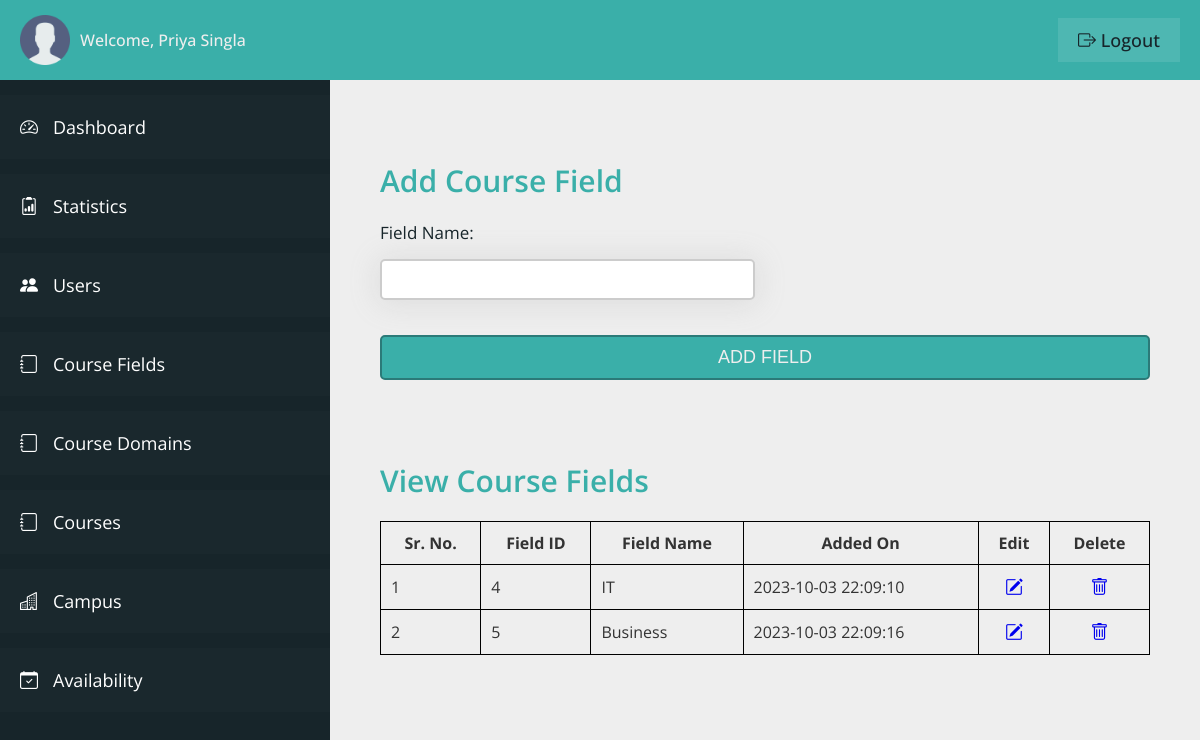
The app's page /admin/course-fields.php (signed in) with its own data.
### tables this page shows
CREATE TABLE `admin_table` (
  `admin_id` int(11) NOT NULL,
  `admin_first_name` varchar(100) NOT NULL,
  `admin_last_name` varchar(100) NOT NULL,
  `admin_email` varchar(100) NOT NULL,
  `admin_password` varchar(100) NOT NULL
);

CREATE TABLE `course_field` (
  `field_id` int(11) NOT NULL,
  `field_name` varchar(100) NOT NULL,
  `added_on` datetime NOT NULL DEFAULT current_timestamp()
);

### admin/course-fields.php (the view, shortened to what this page needs)
<?php
include "../connection.php";
?>
<!DOCTYPE html>
<html lang="en">
<head>
    <link rel="stylesheet" href="css/style.css">
    <link rel="stylesheet" href="https://cdn.jsdelivr.net/npm/bootstrap-icons@1.11.0/font/bootstrap-icons.css">
</head>
<body>
    <div class="container">
        <header class="header">
            <div class="header__left">
                <img src="../img/user.png" class="admin__header-user" alt="Admin">
                <span class="header__admin-name">Welcome,
                    <?php
                    $q = "SELECT * FROM admin_table WHERE admin_id = '" . $_SESSION['adminIdVce'] . "'";
                    $r = mysqli_query($con, $q);
                    if (mysqli_num_rows($r) > 0) {
                        $row = mysqli_fetch_array($r);
                        echo $row['admin_first_name'] . ' ' . $row['admin_last_name'];
                    }
                    ?>
                </span>
            </div>
            <div class="header__right">
                <a href="logout.php" class="header__admin-logout"><i class="bi bi-box-arrow-right"></i> logout</a>
            </div>
        </header>
        <section class="sidebar">
            <ul class="sidebar__items">
                <a href="dashboard.php" class="sidebar__item-link">
                    <li class="sidebar__item">
                        <i class="bi bi-speedometer2"></i>
                        <span>Dashboard</span>
                    </li>
                </a>
                <a href="stats.php" class="sidebar__item-link">
                    <li class="sidebar__item">
                        <i class="bi bi-clipboard2-data"></i>
                        <span>Statistics</span>
                    </li>
                </a>
                <a href="users.php" class="sidebar__item-link">
                    <li class="sidebar__item">
                        <i class="bi bi-people-fill"></i>
                        <span>Users</span>
                    </li>
                </a>
                <a href="course-fields.php" class="sidebar__item-link">
                    <li class="sidebar__item">
                        <i class="bi bi-journal"></i>
                        <span>Course Fields</span>
                    </li>
                </a>
                <a href="course-domains.php" class="sidebar__item-link">
                    <li class="sidebar__item">
                        <i class="bi bi-journal"></i>
                        <span>Course Domains</span>
                    </li>
                </a>
                <a href="courses.php" class="sidebar__item-link">
                    <li class="sidebar__item">
                        <i class="bi bi-journal"></i>
                        <span>Courses</span>
                    </li>
                </a>
                <a href="campus.php" class="sidebar__item-link">
                    <li class="sidebar__item">
                        <i class="bi bi-buildings"></i>
                        <span>Campus</span>
                    </li>
                </a>
                <a href="user-availability.php" class="sidebar__item-link">
                    <li class="sidebar__item">
                        <i class="bi bi-calendar-check"></i>
                        <span>Availability</span>
                    </li>
                </a>
            </ul>
        </section>
        <main class="main__content">
            <div class="login-container-2">
                <form action="<?php echo htmlspecialchars($_SERVER['PHP_SELF']) ?>" method="post" class="login__form">
                    <h3 class="heading-3">Add Course Field</h3>
                    <div class="input">
                        <label class="label__text">Field Name:</label>
                        <input type="text" class="input__box" name="f_name" required>
                    </div>
                    <div class="input input__btn">
                        <input type="submit" value="Add Field" class="btn" name="add_field">
                    </div>
                </form>
            </div>
            <div class="view__container">
                <h3 class="heading-3">View Course Fields</h3>
                <div class="table__container">
                    <table class="table">
                        <thead>
                            <th>Sr. No.</th>
                            <th>Field ID</th>
                            <th>Field Name</th>
                            <th>Added On</th>
                            <th>Edit</th>
                            <th>Delete</th>
                        </thead>
                        <tbody>
                            <?php
                            $q1 = "Select * from course_field";
                            $r1 = mysqli_query($con, $q1);
                            $count = 1;
                            while ($row1 = mysqli_fetch_array($r1)) { ?>
                            <tr>
                                <td><?php echo $count; ?></td>
                                <td><?php echo $row1['field_id']; ?></td>
                                <td><?php echo $row1['field_name']; ?></td>
                                <td><?php echo $row1['added_on']; ?></td>
                                <td style="text-align: center;font-size:1.8rem;">
                                    <a href="course-fields-edit.php?fid=<?php echo $row1['field_id']; ?>">
                                        <i class="bi bi-pencil-square"></i>
                                    </a>
                                </td>
                                <td style="text-align: center;font-size:1.8rem;">
                                    <a onclick="return confirm('Are you sure you want to delete this item?');"
                                        href="course-fields-delete.php?fid=<?php echo $row1['field_id']; ?>">
                                        <i class="bi bi-trash"></i>
                                    </a>
                                </td>
                            </tr>
                            <?php
                                $count++;
                            }
                            ?>
                        </tbody>
                    </table>
                </div>
            </div>
        </main>
    </div>
</body>
</html>

### admin/css/style.css (style rules this page uses)
:root { --color-primary: #3aafa9; --color-primary-dark: #2b7a78; --color-primary-light: #def2f1; --color-secondary: #17252a; --color-secondary-dark: #101a1d; --color-secondary-light: #377084; --color-grey-light-1: #999; --color-grey-light-2: #ccc; --color-grey-light-3: #eee; --color-grey-dark-1: #242424; --color-grey-dark-2: #333; --color-grey-dark-3: #474747; --color-white: #fff; --font-default: "Open Sans", sans-serif; }
*, *::before, *::after { margin: 0; padding: 0; box-sizing: inherit; }
html { font-size: 62.5%; box-sizing: border-box; }
body { color: var(--color-grey-dark-2); font-family: var(--font-default); }
.container { height: 100vh; display: grid; grid-template-columns: 33rem 1fr; grid-template-rows: 8rem calc(100vh - 8rem); }
.header { grid-column: 1 / -1; background-color: var(--color-primary); display: flex; align-items: center; justify-content: space-between; padding: 0 2rem; }
.header__left { display: flex; align-items: center; gap: 1rem; }
.admin__header-user { width: 5rem; }
.header__admin-name { font-size: 1.6rem; color: var(--color-grey-light-3); font-weight: 500; }
.header__admin-logout:link, .header__admin-logout:visited { font-size: 1.8rem; color: var(--color-secondary); background-color: rgba(255, 255, 255, 0.1); text-decoration: none; text-transform: capitalize; font-weight: 500; padding: 1rem 2rem; transition: all 0.2s; }
.sidebar { background-color: var(--color-secondary); overflow-y: scroll; padding-top: 1.5rem; scroll-behavior: smooth; }
.sidebar__item { padding: 2rem; background-color: rgba(255, 255, 255, 0.01); margin-bottom: 1.5rem; display: flex; gap: 1.5rem; transition: all 0.2s; }
.sidebar__item-link:link, .sidebar__item-link:visited { color: var(--color-white); text-decoration: none; font-size: 1.8rem; }
.main__content { background-color: var(--color-grey-light-3); padding: 8rem 5rem; overflow-y: scroll; scroll-behavior: smooth; }
.login__form { display: grid; grid-template-columns: repeat(2, 1fr); grid-column-gap: 2rem; }
.heading-3 { font-size: 3rem; font-weight: 600; color: var(--color-primary); margin-bottom: 2rem; grid-column: 1 / -1; }
.input__btn { grid-column: 1 / -1; }
.input { display: flex; flex-direction: column; gap: 1.5rem; }
.label__text { font-size: 1.7rem; font-weight: 400; color: var(--color-secondary); }
.input__box { padding: 1rem; border: 2px solid var(--color-grey-light-2); border-radius: 5px; background-color: var(--color-white); color: var(--color-primary); box-shadow: 0px 0.2rem 3rem 0.2rem rgba(156, 156, 156, 0.2); font-size: 1.5rem; margin-bottom: 2rem; }
.btn { padding: 1rem; font-size: 1.8rem; text-transform: uppercase; font-weight: 500; margin-top: 1.5rem; background-color: var(--color-primary); border: 2px solid var(--color-primary-dark); color: var(--color-grey-light-3); border-radius: 5px; cursor: pointer; }
.view__container { margin-top: 8rem; }
.table { border-collapse: collapse; font-size: 1.6rem; width: 100%; }
th, td { border: 1px solid #000; padding: 1rem; }

### records on screen
admin_table: admin_first_name "Priya", admin_last_name "Singla"
course_field: field_id "4", field_name "IT", added_on "2023-10-03 22:09:10"
course_field: field_id "5", field_name "Business", added_on "2023-10-03 22:09:16"
